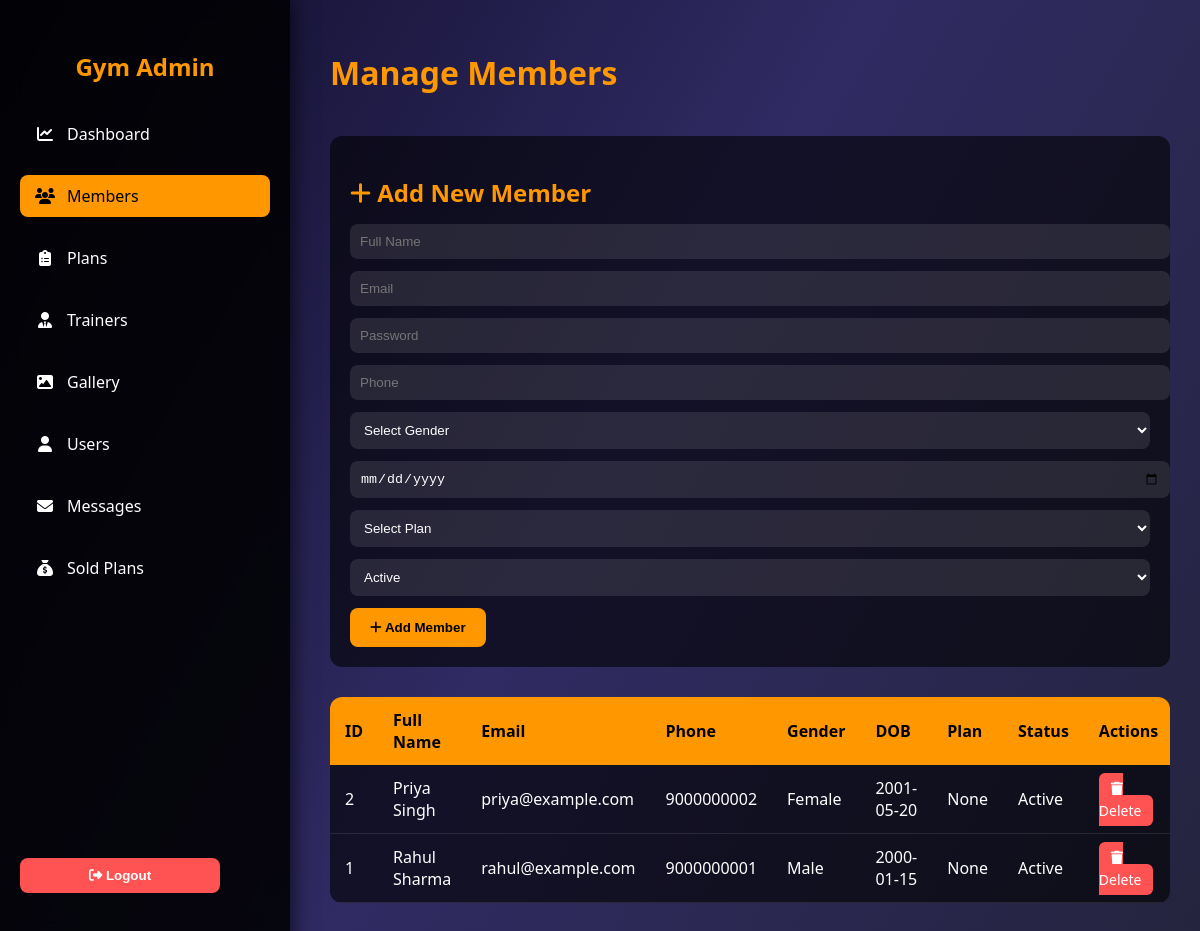
/admin/manage_members.php (signed in), run on the app's committed database.
### tables this page shows
CREATE TABLE `users` (
  `user_id` int(11) NOT NULL,
  `full_name` varchar(100) NOT NULL,
  `email` varchar(100) NOT NULL,
  `password` varchar(255) NOT NULL,
  `phone` varchar(15) DEFAULT NULL,
  `gender` enum('Male','Female','Other') DEFAULT NULL,
  `dob` date DEFAULT NULL,
  `join_date` timestamp NOT NULL DEFAULT current_timestamp(),
  `plan_id` int(11) DEFAULT NULL,
  `status` enum('Active','Inactive') DEFAULT 'Active'
);

### admin/manage_members.php (the view, shortened to what this page needs)
<?php
require_once "config.php";
$members = $conn->query("SELECT u.*, p.plan_name FROM users u LEFT JOIN plans p ON u.plan_id = p.plan_id ORDER BY u.user_id DESC");
?>
<!DOCTYPE html>
<html lang="en">
<head>
<link href="https://cdnjs.cloudflare.com/ajax/libs/font-awesome/6.4.0/css/all.min.css" rel="stylesheet">
</head>
<body>
<div class="sidebar">
    <div>
        <h2>Gym Admin</h2>
        <ul>
            <li><a href="admin_dashboard.php"><i class="fa-solid fa-chart-line"></i> Dashboard</a></li>
            <li><a href="manage_members.php" style="background:#ff9800;color:#000;"><i class="fa-solid fa-users"></i> Members</a></li>
            <li><a href="manage_plans.php"><i class="fa-solid fa-clipboard-list"></i> Plans</a></li>
            <li><a href="manage_trainers.php"><i class="fa-solid fa-user-tie"></i> Trainers</a></li>
            <li><a href="manage_gallery.php"><i class="fa-solid fa-image"></i> Gallery</a></li>
            <li><a href="manage_users.php"><i class="fa-solid fa-user"></i> Users</a></li>
            <li><a href="manage_messages.php"><i class="fa-solid fa-envelope"></i> Messages</a></li>
            <li><a href="admin_sold_plans.php"><i class="fa-solid fa-sack-dollar"></i> Sold Plans</a></li>
        </ul>
    </div>
    <div class="logout-container">
        <form method="POST" action="logout.php">
            <button type="submit" class="logout-btn"><i class="fa-solid fa-right-from-bracket"></i> Logout</button>
        </form>
    </div>
</div>
<div class="container">
    <div class="header">
        <h1>Manage Members</h1>
    </div>
    <div class="add-member-form">
        <h2><i class="fa-solid fa-plus"></i> Add New Member</h2>
        <form method="POST" action="">
            <input type="text" name="full_name" placeholder="Full Name" required>
            <input type="email" name="email" placeholder="Email" required>
            <input type="password" name="password" placeholder="Password" required>
            <input type="text" name="phone" placeholder="Phone">
            <select name="gender">
                <option value="">Select Gender</option>
            </select>
            <input type="date" name="dob" placeholder="Date of Birth">
            <select name="plan_id">
                <option value="">Select Plan</option>
            </select>
            <select name="status">
                <option value="Active">Active</option>
            </select>
            <button type="submit" name="add_member"><i class="fa-solid fa-plus"></i> Add Member</button>
        </form>
    </div>
    <div class="table-container">
        <table>
            <thead>
                <tr>
                    <th>ID</th><th>Full Name</th><th>Email</th><th>Phone</th><th>Gender</th>
                    <th>DOB</th><th>Plan</th><th>Status</th><th>Actions</th>
                </tr>
            </thead>
            <tbody>
            <?php if ($members && $members->num_rows > 0): ?>
                <?php while($row = $members->fetch_assoc()): ?>
                <tr>
                    <td><?= htmlspecialchars($row['user_id']) ?></td>
                    <td><?= htmlspecialchars($row['full_name']) ?></td>
                    <td><?= htmlspecialchars($row['email']) ?></td>
                    <td><?= htmlspecialchars($row['phone']) ?></td>
                    <td><?= htmlspecialchars($row['gender']) ?></td>
                    <td><?= htmlspecialchars($row['dob']) ?></td>
                    <td><?= htmlspecialchars($row['plan_name'] ?? 'None') ?></td>
                    <td><?= htmlspecialchars($row['status']) ?></td>
                    <td>
                        <a href="manage_members.php?delete_id=<?= $row['user_id'] ?>" onclick="return confirm('Are you sure to delete this member?')" class="action-btn delete-btn"><i class="fa-solid fa-trash"></i> Delete</a>
                    </td>
                </tr>
                <?php endwhile; ?>
            <?php else: ?>
                <tr><td colspan="9" style="text-align:center;">No members found.</td></tr>
            <?php endif; ?>
            </tbody>
        </table>
    </div>
</div>
</body>
</html>

### admin/manage_members.php (style rules this page uses)
body { margin:0; font-family:'Segoe UI', Tahoma, Geneva, Verdana, sans-serif; background: linear-gradient(120deg,#0f0c29,#302b63,#24243e); color:#fff; }
.sidebar { width: 250px; background: rgba(0,0,0,0.85); backdrop-filter: blur(10px); padding: 30px 20px; position: fixed; height: 100%; display: flex; flex-direction: column; justify-content: space-between; box-shadow: 2px 0 20px rgba(0,0,0,0.7); z-index: 10; }
.sidebar h2 { text-align:center; margin-bottom:30px; color:#ff9800; }
.sidebar ul { list-style:none; padding:0; margin:0; }
.sidebar ul li { margin-bottom:20px; }
.sidebar ul li a { color:#fff; text-decoration:none; display:flex; align-items:center; padding:10px 15px; border-radius:8px; transition:0.3s; }
.sidebar ul li a i { margin-right:12px; width:20px; text-align:center; }
.logout-container { margin-bottom: 20px; }
.logout-btn { width: 80%; padding:10px; margin-bottom:50px; background:#ff5252; border:none; border-radius:8px; cursor:pointer; color:#fff; font-weight:bold; transition:0.3s; }
.container { padding:30px; margin-left:300px; }
.header { display:flex; justify-content:space-between; align-items:center; margin-bottom:20px; }
.header h1 { color:#ff9800; }
.add-member-form { background: rgba(0,0,0,0.6); padding: 20px; border-radius: 12px; margin-bottom:30px; }
.add-member-form h2 { color:#ff9800; margin-bottom:15px; }
.add-member-form input, .add-member-form select { width: 100%; padding: 10px; margin-bottom: 12px; border-radius: 8px; border: none; background: rgba(255,255,255,0.1); color: #fff; }
.add-member-form button { padding: 12px 20px; background:#ff9800; border:none; border-radius:8px; color:#000; font-weight:bold; cursor:pointer; transition:0.3s; }
.table-container { background: rgba(0,0,0,0.6); border-radius:12px; overflow:hidden; }
table { width:100%; border-collapse: collapse; color:#fff; }
table thead { background:#ff9800; color:#000; }
table th, table td { padding:12px 15px; text-align:left; }
table tbody tr { border-bottom:1px solid rgba(255,255,255,0.1); }
a.action-btn { padding:6px 12px; margin-right:5px; border-radius:6px; text-decoration:none; font-size:14px; color:#fff; }
a.delete-btn { background:#ff5252; }

### data on the page
users: user_id "2", full_name "Priya Singh", email "priya@example.com", phone "9000000002", gender "Female", dob "2001-05-20", plan_name "None", status "Active"
users: user_id "1", full_name "Rahul Sharma", email "rahul@example.com", phone "9000000001", gender "Male", dob "2000-01-15", plan_name "None", status "Active"
